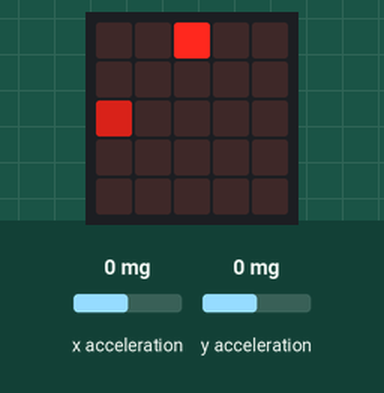
Simulated run of this program. Board: BBC micro:bit running MicroPython. Parts: the board's 5×5 LED display. The test bench sets the inputs (shaded band); at power-on: x acceleration 0 mg, y acceleration 0 mg.

Above: at 1.2 s.
1.3 s: x acceleration set to -1440 mg
At 1.9 s:
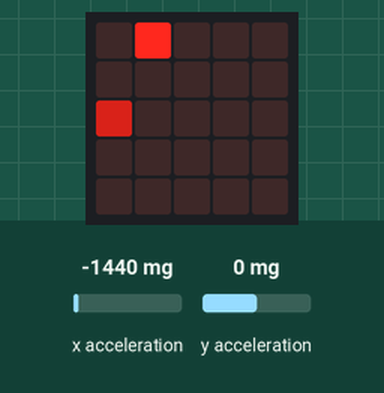
4.3 s: y acceleration set to -1440 mg
At 4.9 s:
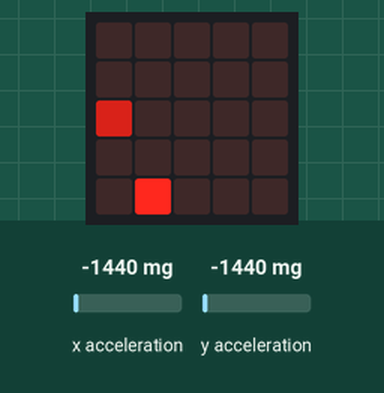
7.3 s: y acceleration set to -750 mg
At 7.9 s:
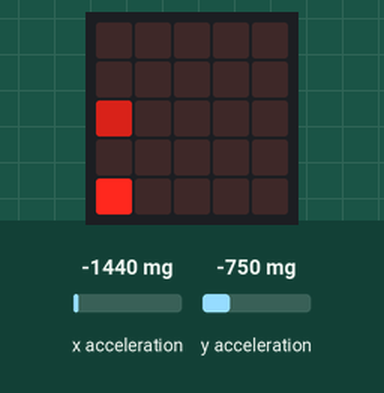
10.3 s: x acceleration set to -750 mg
At 10.9 s:
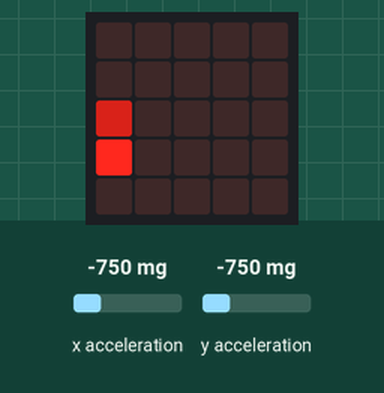
13.3 s: x acceleration set to 1440 mg
At 14.0 s:
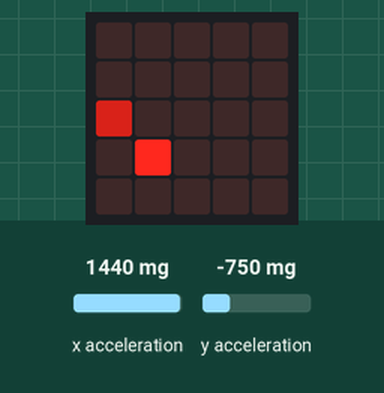
16.3 s: x acceleration set to 0 mg
At 17.0 s:
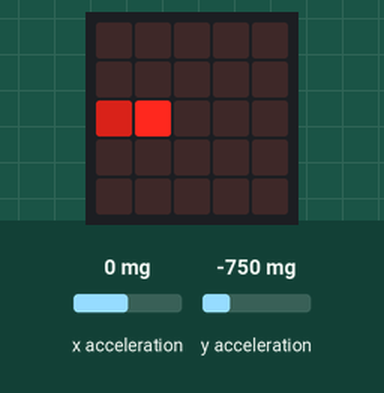
Timing chart, 0 to 19.3 s (numbered marks = the images above; inputs shaded):
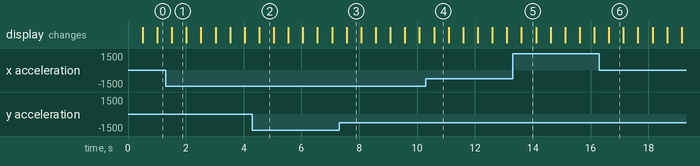

Measured:
- after the input at 1.3 s, the display: changes after 0.22 s (image 1)
- after the input at 4.3 s, the display: changes after 0.24 s (image 2)
- after the input at 7.3 s, the display: changes after 0.26 s (image 3)
- after the input at 10.3 s, the display: changes after 0.29 s (image 4)
- after the input at 13.3 s, the display: changes after 0.31 s (image 5)
- after the input at 16.3 s, the display: changes after 0.33 s (image 6)
- what the display in image 1 shows lasts 0.5 s, from 1.5 s to 2.0 s

The program:

4handling_input.py
```python
from microbit import *

class Snake:
    """ This class contains the functions that operate
        on our game as well as the state of the game.
        It's a handy way to link the two.
    """

    def __init__(self):
        """ Special function that runs when you create
            a "Snake", ie. when you run
                game = Snake()
            init stands for "Initialisation"
        """
        self.current_direction = "up"
        # snake is a list of the pixels that the snake is at
        self.snake = [[2, 2]]
        # food is the co-ords of the current food
        self.food = [0, 2]
        # whether or not to end the game, used after update
        self.end = False

    def handle_input(self):
        """ We'll use this function to take input from the
            user to control which direction the snake is going
            in.
        """
        x = accelerometer.get_x()
        y = accelerometer.get_y()
        # abs is the absolute function eg -1 => 1, 1 => 1
        if abs(x) > abs(y):
            if x < 0:
                self.current_direction = "left"
            else:
                self.current_direction = "right"
        else:
            if y < 0:
                self.current_direction = "up"
            else:
                self.current_direction = "down"

    def update(self):
        """ This function will update the game state
            based on the direction the snake is going.
        """
        # copy the old head
        new_head = list(self.snake[-1])
        if self.current_direction == "up":
            new_head[1] -= 1
        elif self.current_direction == "down":
            new_head[1] += 1
        elif self.current_direction == "left":
            new_head[0] -= 1
        elif self.current_direction == "right":
            new_head[0] += 1

        # make sure co-ords within bounds
        if new_head[0] < 0:
            new_head[0] = 4
        elif new_head[0] > 4:
            new_head[0] = 0
        if new_head[1] < 0:
            new_head[1] = 4
        elif new_head[1] > 4:
            new_head[1] = 0

        self.snake.append(new_head)
        self.snake = self.snake[1:]

    def draw(self):
        """ This makes the game appear on the LEDs. """
        display.clear()
        display.set_pixel(self.food[0], self.food[1], 5)
        for part in self.snake:
            display.set_pixel(part[0], part[1], 9)

# game is an "instance" of Snake
game = Snake()

# this is called our "game loop" and is where everything
# happens
while True:
    game.handle_input()
    game.update()
    game.draw()
    # this makes our micro:bit do nothing for 500ms
    sleep(500)
```
